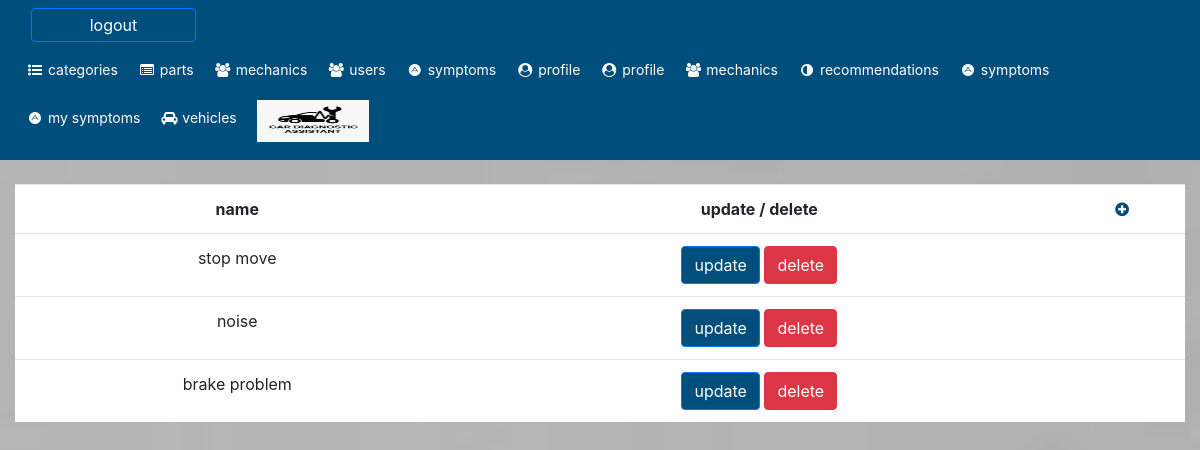
/categories.php, run on the app's committed database.
### tables this page shows
CREATE TABLE `categories` (
  `id` int(11) NOT NULL,
  `name` varchar(255) NOT NULL
);

### web/categories.php (the view, shortened to what this page needs)
<?php
include("conn.php");
$sql = "SELECT * FROM categories ";
$query = mysqli_query($db, $sql);
?>
<!DOCTYPE html>
<html lang="en">
<head>
    <link rel="stylesheet" href="https://maxcdn.bootstrapcdn.com/bootstrap/4.5.2/css/bootstrap.min.css">
    <link rel="stylesheet" href="https://cdnjs.cloudflare.com/ajax/libs/font-awesome/4.7.0/css/font-awesome.min.css">
</head>
<body dir="ltr" class="background" style="background-image: url('images/bg.jpeg');background-size: cover;background-repeat: no-repeat;height:100vh">
    <?php
    include('header.php');
    ?>
    <br />
    <div class="row justify-content-center " style="margin: auto">
        <div class="col-12">
            <table style="background: white;width: 100%;text-align: center;direction: ltr;" class="table">
                <tr>
                    <th>
                        name
                    </th>
                    <th>
                       update / delete
                    </th>
                    <th>
                        <a href="add_category.php"><i style="color:#004E7C;" class="fa fa-plus-circle"></i></a>
                    </th>
                </tr>
                <?php
                foreach ($query as $row) {
                ?>
                    <tr>
                        <td><?= $row['name']; ?></td>
                        <td>
                        <a class="btn btn-primary" href="./update_category.php?id=<?= $row['id']; ?>">update</a>
                        <a class="btn btn-danger" href="./categories-delete.php?id=<?= $row['id']; ?>">delete</a>
                        </td>
                        <td></td>
                    </tr>
                <?php
                }
                ?>
            </table>
        </div>
    </div>
</body>
</html>

### web/categories.php (style rules this page uses)
.background { background-image: url("../images/3.jpeg"); background-size: cover; }

### web/header.php (style rules this page uses)
.row { margin-left: 0px !important; margin-right: 0px !important; }
.btn-primary { background: #004E7C !important; }

### data on the page
categories: name "stop move"
categories: name "noise"
categories: name "brake problem"
